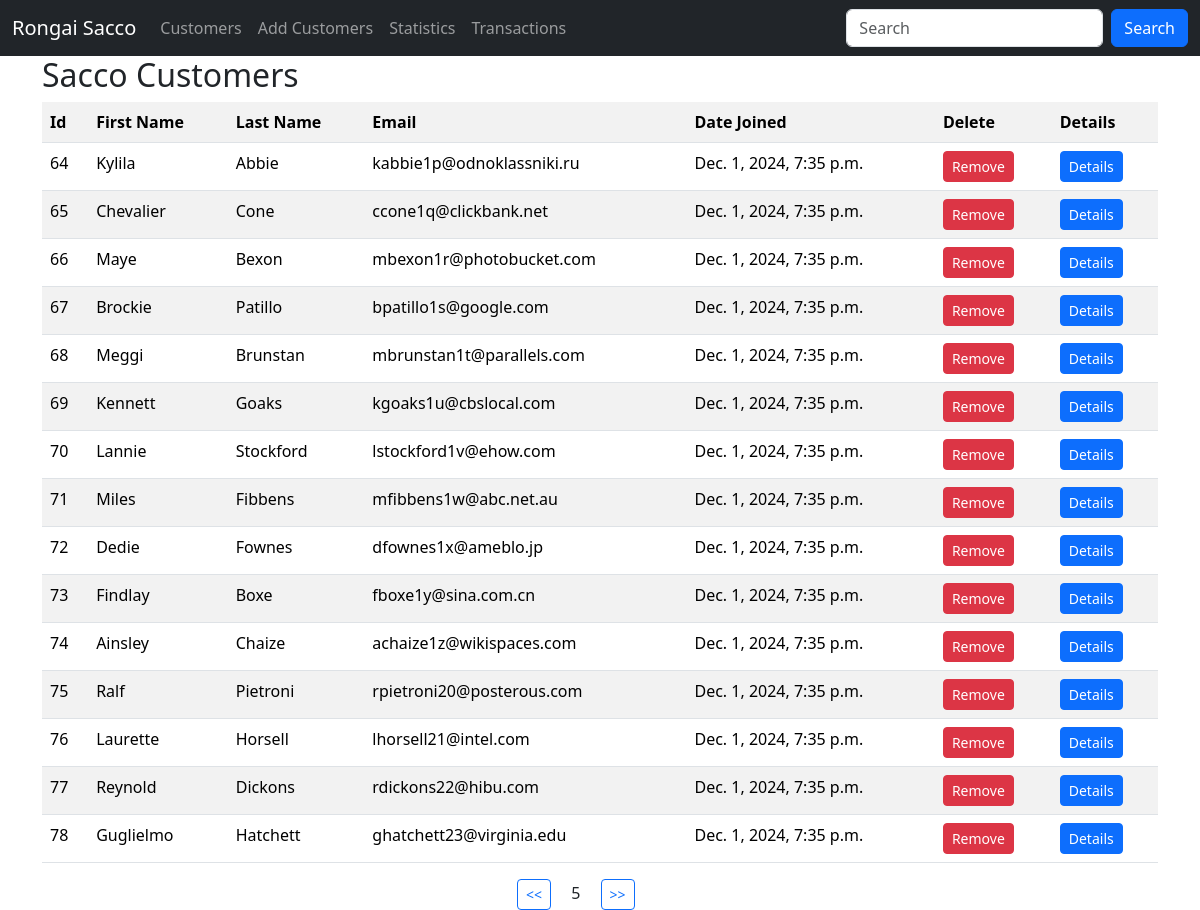
The app's page /?page=5 (signed in) with its own data.
### sacco/models.py (models this page shows, shortened)
class Customer(models.Model):
    first_name = models.CharField(max_length=35)
    last_name = models.CharField(max_length=35)
    email = models.EmailField(unique=True)
    dob = models.DateField()
    gender = models.CharField(max_length=10)
    created_at = models.DateTimeField(auto_now_add=True)  # when was the record created
    updated_at = models.DateTimeField(auto_now=True)  # when was the last time the record was updated
    class Meta:
        db_table = 'customers'

### sacco/views.py (the view)
# urls.py: path('', views.customers, name='customers'),
@login_required
def customers(request):
    data = Customer.objects.all().order_by('id').values()# ORM select * from customers
    paginator = Paginator(data, 15)
    page = request.GET.get('page', 1)
    try:
      paginated_data = paginator.page(page)
    except  EmptyPage:
        paginated_data = paginator.page(1)
    return render(request, "customers.html", {"data": paginated_data})

### templates/customers.html (shortened to what this page needs)
{% extends 'master.html' %}
{% block content %}
    <div class="container">
        <h2>Sacco Customers</h2>
        <table class="table table-striped">
            <tr>
                <th>Id</th>
                <th>First Name</th>
                <th>Last Name</th>
                <th>Email</th>
                <th>Date Joined</th>
                <th>Delete</th>
                <th>Details</th>
            </tr>
            {% for customer in data.object_list %}
                <tr>
                    <td>{{ customer.id }}</td>
                    <td>{{ customer.first_name }}</td>
                    <td>{{ customer.last_name }}</td>
                    <td>{{ customer.email }}</td>
                    <td>{{ customer.created_at }}</td>
                    <td>
                        <a class="btn btn-danger btn-sm" href="{% url 'delete_customer' customer.id %}">Remove</a>
                    </td>
                    <td>
                        <a class="btn btn-primary btn-sm" href="{% url 'customer_details' customer.id %}">Details</a>
                    </td>
                </tr>
            {% empty %}
                <p class="btn btn-danger">No Customers in the Sacco</p>
            {% endfor %}
        </table>
        <div class="row justify-content-center">
            <div class="col-sm-2">
                {% if data.has_previous %}
                    <a class="btn btn-outline-primary btn-sm" href="?page={{ data.previous_page_number }}"> << </a>
                {% endif %}
                <span class="mx-3">{{ data.number }}</span>
                {% if data.has_next %}
                    <a class="btn btn-outline-primary btn-sm" href="?page={{ data.next_page_number }}"> >> </a>
                {% endif %}
            </div>
        </div>
    </div>
{% endblock %}

### records on screen
Customer: id "64", first_name "Kylila", last_name "Abbie", email "kabbie1p@odnoklassniki.ru", created_at "Dec. 1, 2024, 7:35 p.m."
Customer: id "65", first_name "Chevalier", last_name "Cone", email "ccone1q@clickbank.net", created_at "Dec. 1, 2024, 7:35 p.m."
Customer: id "66", first_name "Maye", last_name "Bexon", email "mbexon1r@photobucket.com", created_at "Dec. 1, 2024, 7:35 p.m."
Customer: id "67", first_name "Brockie", last_name "Patillo", email "bpatillo1s@google.com", created_at "Dec. 1, 2024, 7:35 p.m."
Customer: id "68", first_name "Meggi", last_name "Brunstan", email "mbrunstan1t@parallels.com", created_at "Dec. 1, 2024, 7:35 p.m."
Customer: id "69", first_name "Kennett", last_name "Goaks", email "kgoaks1u@cbslocal.com", created_at "Dec. 1, 2024, 7:35 p.m."
Customer: id "70", first_name "Lannie", last_name "Stockford", email "lstockford1v@ehow.com", created_at "Dec. 1, 2024, 7:35 p.m."
Customer: id "71", first_name "Miles", last_name "Fibbens", email "mfibbens1w@abc.net.au", created_at "Dec. 1, 2024, 7:35 p.m."
Customer: id "72", first_name "Dedie", last_name "Fownes", email "dfownes1x@ameblo.jp", created_at "Dec. 1, 2024, 7:35 p.m."
Customer: id "73", first_name "Findlay", last_name "Boxe", email "fboxe1y@sina.com.cn", created_at "Dec. 1, 2024, 7:35 p.m."
Customer: id "74", first_name "Ainsley", last_name "Chaize", email "achaize1z@wikispaces.com", created_at "Dec. 1, 2024, 7:35 p.m."
Customer: id "75", first_name "Ralf", last_name "Pietroni", email "rpietroni20@posterous.com", created_at "Dec. 1, 2024, 7:35 p.m."
Customer: id "76", first_name "Laurette", last_name "Horsell", email "lhorsell21@intel.com", created_at "Dec. 1, 2024, 7:35 p.m."
Customer: id "77", first_name "Reynold", last_name "Dickons", email "rdickons22@hibu.com", created_at "Dec. 1, 2024, 7:35 p.m."
Customer: id "78", first_name "Guglielmo", last_name "Hatchett", email "ghatchett23@virginia.edu", created_at "Dec. 1, 2024, 7:35 p.m."

### other values on screen
{{ data.number }} "5"
